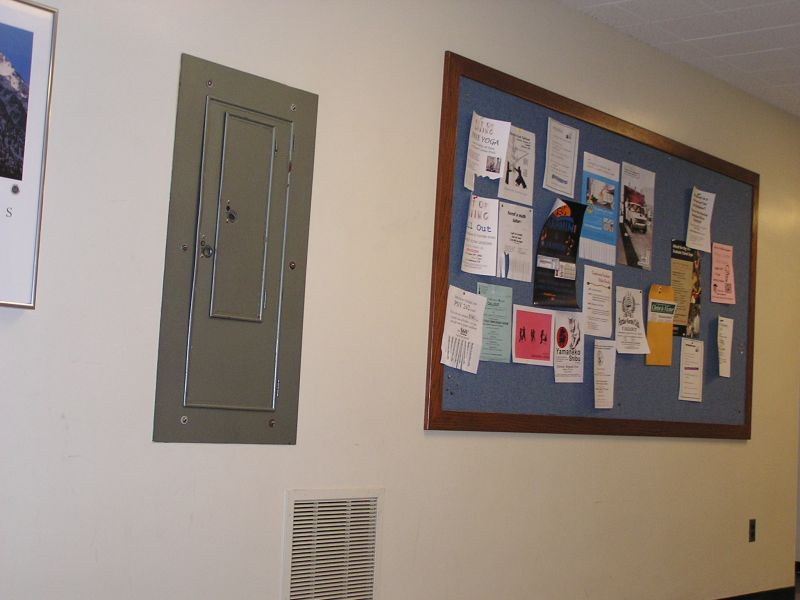
#> input picture ece-661/hw1/python/ver1/images/before.jpg, 800 x 600 px
$ python manual.py --output out.png --input images/before.jpg
#> lines starting #> are read from the running program, lines starting #| are printed output that depends on the picture; after the words box and inside, x2 and y2 are one past the last pixel; in counts of white or black regions, pixels touching at a corner belong together
import cv2
import argparse
from tqdm import tqdm

import numpy as np

def main():

    args = get_cmd_args()

    print('\nRemoving projective distortion from {} manually...\n'
        .format(args.input_path))

    input_img = cv2.imread(args.input_path)
#> input_img is the input picture: shape (600, 800, 3); mean B, G, R 125.8, 135.9, 148.6
    image_info = get_image_info(input_img, args.verbose)
#> image_info = {'height': 600, 'width': 800, 'channels': 3}

    input_img_copy = input_img

    im_rect_pts = {
        'ul' : (450, 55),
        'ur' : (760, 175),
        'bl' : (430, 430),
        'br' : (748, 440)
    }

    im_corner_vectors = {
        'ul' : np.transpose(np.array([im_rect_pts['ul'][0], im_rect_pts['ul'][1],  1])),
        'ur' : np.transpose(np.array([im_rect_pts['ur'][0], im_rect_pts['ur'][1],  1])),
        'bl' : np.transpose(np.array([im_rect_pts['bl'][0], im_rect_pts['bl'][1],  1])),
        'br' : np.transpose(np.array([im_rect_pts['br'][0], im_rect_pts['br'][1],  1]))
    }

    if args.verbose:
        print('\nUser-defined rectangle corner homogenous coordinates: ')
        for k, v in im_corner_vectors.items():
            print(k, v)

    new_origin = [500, 400]
    world_x_scale = 500
    world_y_scale = 300

    image_points = np.float32([value[0:2] for key, value in im_corner_vectors.items()])

    world_points = np.float32([
        new_origin,
        [new_origin[0] + world_x_scale, new_origin[1]],
        [new_origin[0], new_origin[1] + world_y_scale],
        [new_origin[0] + world_x_scale, new_origin[1] + world_y_scale]
    ])

    plot_im_corners(input_img, im_rect_pts)
#> in plot_im_corners, `cv2.circle( input_img, center=rect_points['ul'], radius=3, color=(255,..`: input_img: shape (600, 800, 3); 0.02% of pixels changed, all inside (x1, y1, x2, y2) = (445, 50, 456, 61)
#> in plot_im_corners, `cv2.circle( input_img, center=rect_points['ur'], radius=3, color=(255,..`: input_img: shape (600, 800, 3); mean B, G, R 125.9, 135.8, 148.6
#> in plot_im_corners, `cv2.circle( input_img, center=rect_points['bl'], radius=3, color=(255,..`: input_img: shape (600, 800, 3); mean B, G, R 125.9, 135.8, 148.6
#> in plot_im_corners, `cv2.circle( input_img, center=rect_points['br'], radius=3, color=(255,..`: input_img: shape (600, 800, 3); mean B, G, R 125.9, 135.8, 148.6
    plot_im_edges(input_img, im_rect_pts)

    print('\nCalculating inverse homography...')

    A, B = get_A_B(world_points, image_points)

    homography = np.linalg.solve(A, B)
    homography = np.append(homography, 1)
    homography = homography.reshape(3,3)

    h_inv = np.linalg.inv(homography)

    w = input_img.shape[1]
#> w = 800
    h = input_img.shape[0]
#> h = 600

    output_shape = (w*2, h*2, 3)
#> output_shape = (1600, 1200, 3)
    output_img = np.zeros(output_shape).astype(np.uint8)

    print('\nApplying inverse homography to input image...')

    for y in tqdm(range(image_info['height'])):
        for x in range(image_info['width']):

            in_pixel = input_img_copy[y, x]

            old_coords = np.transpose(np.array([x, y, 1]).astype(np.float32))
            new_coords = np.matmul(h_inv, old_coords)

            new_x = int(new_coords[0] / new_coords[2])
            new_y = int(new_coords[1] / new_coords[2])

            output_img[new_y, new_x] = in_pixel
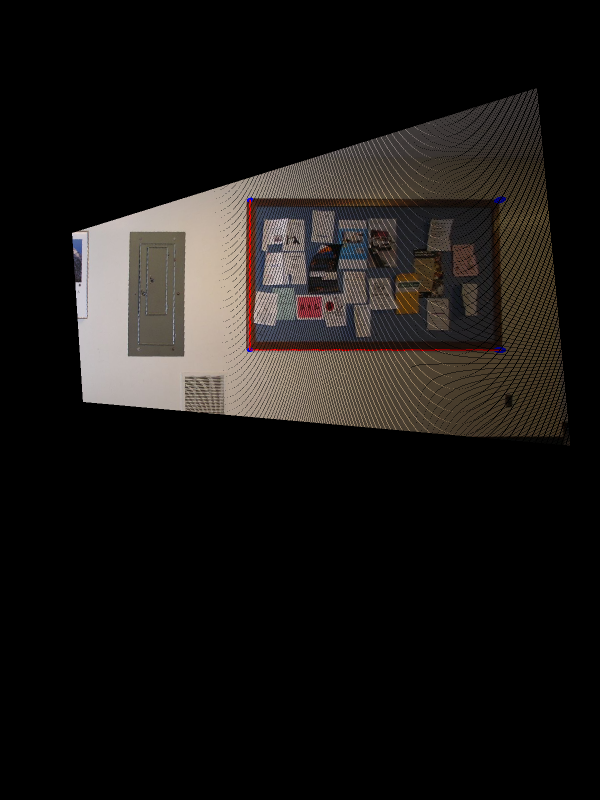
#> output_img: shape (1600, 1200, 3) (shown at 1/2 size); mean B, G, R 20.7, 22.8, 25.6

    cv2.imwrite(args.output_path, output_img)
    print('\nAll done!')

def get_A_B(wo_pts, im_pts):

    A = np.zeros((len(wo_pts) * 2, len(wo_pts) * 2))
    B = np.zeros((len(wo_pts) * 2, 1))

    crnr_ix = 0
    for row_ix in tqdm(np.arange(0, A.shape[0], 2)):

        A[row_ix][0] = wo_pts[crnr_ix][0]
        A[row_ix][1] = wo_pts[crnr_ix][1]
        A[row_ix][2] = 1
        A[row_ix][3] = 0
        A[row_ix][4] = 0
        A[row_ix][5] = 0
        A[row_ix][6] = -im_pts[crnr_ix][0]*wo_pts[crnr_ix][0]
        A[row_ix][7] = -im_pts[crnr_ix][0]*wo_pts[crnr_ix][1]

        A[row_ix+1][0] = 0
        A[row_ix+1][1] = 0
        A[row_ix+1][2] = 0
        A[row_ix+1][3] = wo_pts[crnr_ix][0]
        A[row_ix+1][4] = wo_pts[crnr_ix][1]
        A[row_ix+1][5] = 1
        A[row_ix+1][6] = -im_pts[crnr_ix][1]*wo_pts[crnr_ix][0]
        A[row_ix+1][7] = -im_pts[crnr_ix][1]*wo_pts[crnr_ix][1]

        B[row_ix]   = im_pts[crnr_ix][0]
        B[row_ix+1] = im_pts[crnr_ix][1]

        crnr_ix += 1

    return A, B


def plot_im_edges(input_img, rect_points):

    line_1 = cv2.line(
        input_img,
        pt1=rect_points['bl'],
        pt2=rect_points['ul'],
        color=(0,0,255),
        thickness=2
    )

    line_2 = cv2.line(
        input_img,
        pt1=rect_points['bl'],
        pt2=rect_points['br'],
        color=(0,0,255),
        thickness=2
    )

def plot_im_corners(input_img, rect_points):

    cv2.circle(
        input_img,
        center=rect_points['ul'],
        radius=3,
        color=(255,0,0),
        thickness=3
    )

    cv2.circle(
        input_img,
        center=rect_points['ur'],
        radius=3,
        color=(255,0,0),
        thickness=3
    )

    cv2.circle(
        input_img,
        center=rect_points['bl'],
        radius=3,
        color=(255,0,0),
        thickness=3
    )

    cv2.circle(
        input_img,
        center=rect_points['br'],
        radius=3,
        color=(255,0,0),
        thickness=3
    )


def get_image_info(input_img, verbose=False):

    image_info = {
        'height':  input_img.shape[0],
        'width': input_img.shape[1],
        'channels': input_img.shape[2]
    }

    if verbose:
        print('Input is a {}-channel {}x{} image'
            .format(image_info['channels'], image_info['width'], image_info['height']))

    return image_info

def get_cmd_args():

    parser = argparse.ArgumentParser(
        description='Program to remove projective transformations from an image'
    )
    parser.add_argument(
        '-o', '--output',
        action='store',
        dest='output_path',
        required=True,
        help='input file'
    )
    parser.add_argument(
        '-i', '--input',
        action='store',
        dest='input_path',
        required=True,
        help='output file'
    )
    parser.add_argument(
        '-v', '--verbose',
        action='store_true',
        dest='verbose',
        help='verbose output'
    )
    args = parser.parse_args()

    return args

if __name__ == '__main__':
    main()
